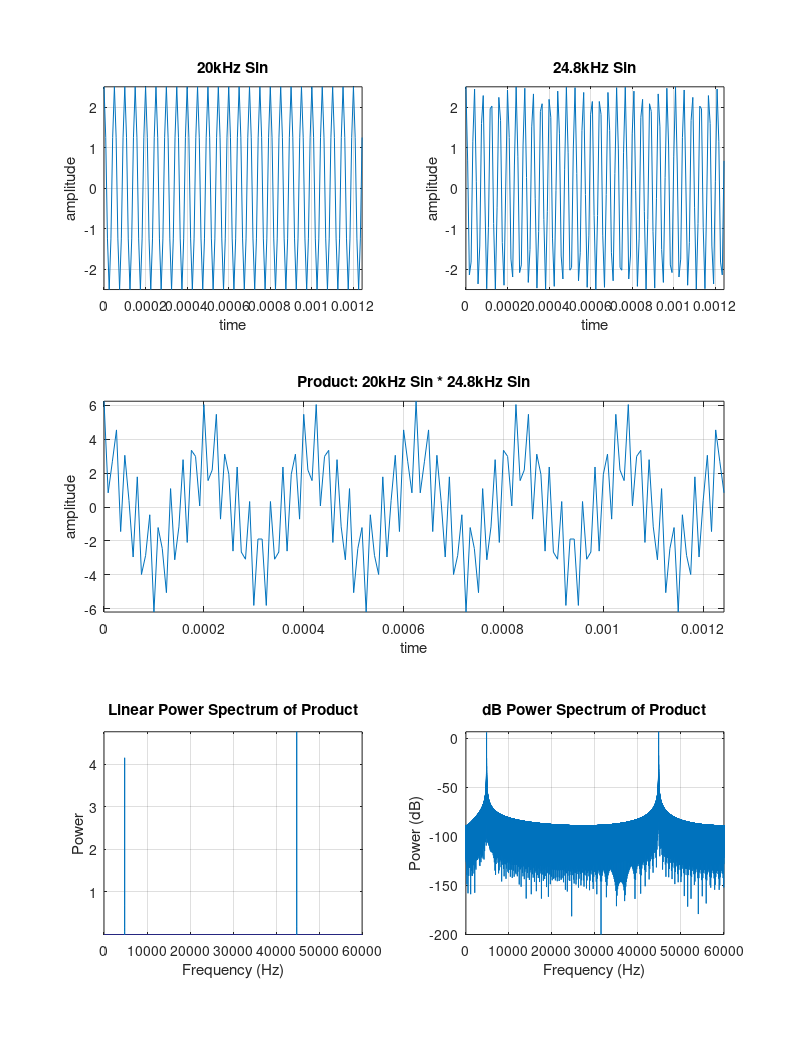
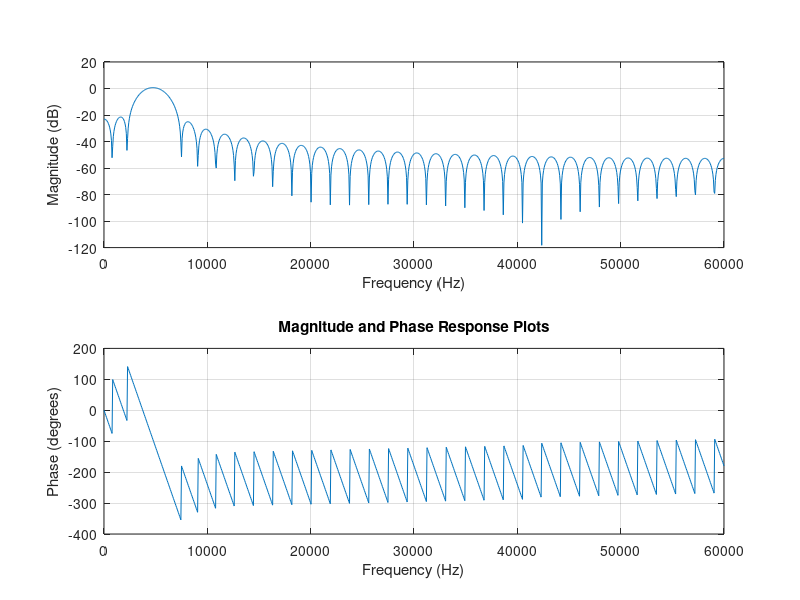
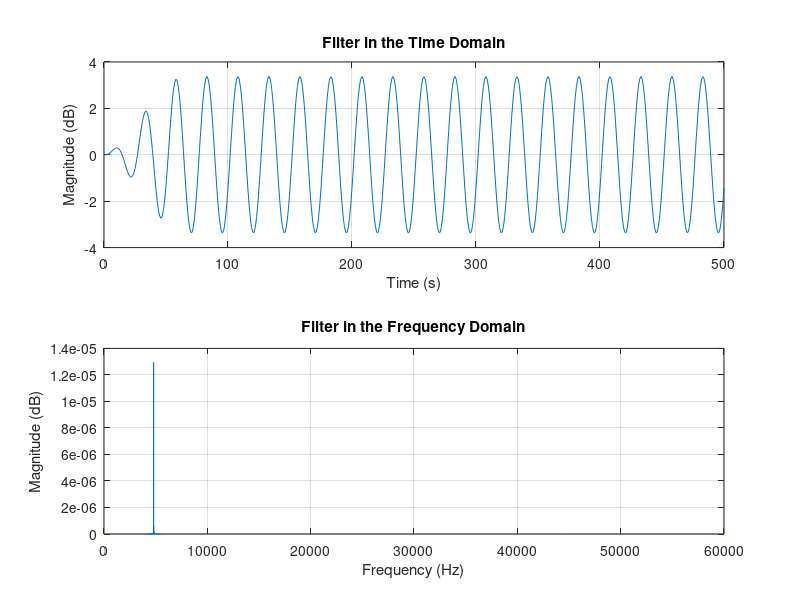
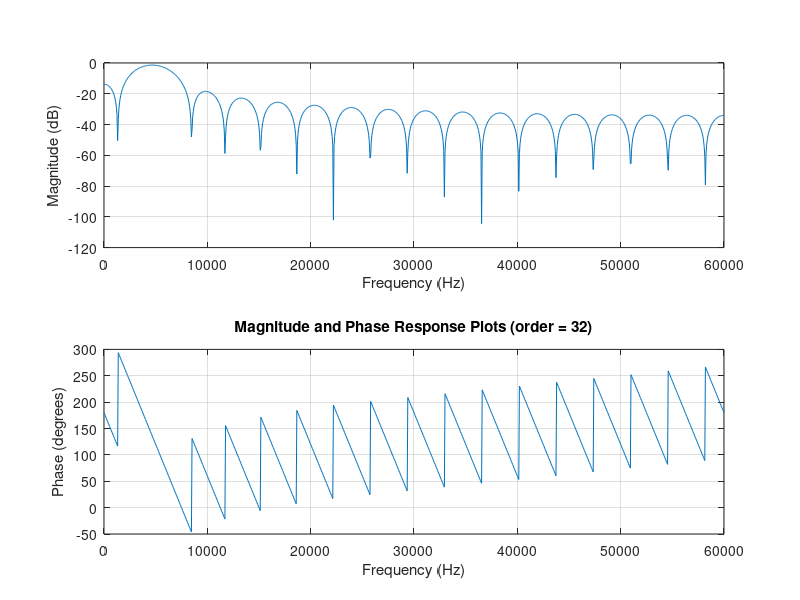

These figures' MATLAB source, in order:
%Lab 10 Material - signal generation

clear;close all

%want to characterize spectrum to 60 kHz (nyquist freq) so fs = 120 kHz
Fs=120000;
Fn=Fs/2;  
%set the sampling period
t=0:1/Fs:2;
%generate your two signals for 1 second
s1=2.5*cos(2*pi*t*20e3);
s2=2.5*cos(2*pi*t*24.8e3);
%generate the product
x = s1 .* s2;
%generate some plots
figure(1)
orient tall
subplot(321),plot(t(1:150),s1(1:150));grid;axis tight;
title('20kHz Sin');xlabel('time');ylabel('amplitude')
subplot(322),plot(t(1:150),s2(1:150));grid;axis tight;
title('24.8kHz Sin');xlabel('time');ylabel('amplitude')
subplot(3,2,[3 4]),plot(t(1:150),x(1:150));grid;axis tight;
title('Product: 20kHz Sin * 24.8kHz Sin');xlabel('time');ylabel('amplitude')

%compute and display the freq response using the FFT and Matlab app note
% Use next higher power of 2 greater than or equal to 
% length(x) to calculate FFT. 
NFFT= 2^(nextpow2(length(x))); 
% Take fft, padding with zeros so that length(FFTX) is equal to NFFT 
FFTX = fft(x,NFFT); 
% Calculate the numberof unique points 
NumUniquePts = ceil((NFFT+1)/2); 
% FFT is symmetric, throw away second half 
FFTX = FFTX(1:NumUniquePts); 
% Take the magnitude of fft of x 
MX = abs(FFTX); 
% Scale the fft so that it is not a function of the length of x 
MX = MX/length(x); 
% Take the square of the magnitude of fft of x. 
MX = MX.^2; 
% Multiply by 2 because you threw out second half of FFTX above 
MX = MX*2; 
% DC Component should be unique. 
MX(1) = MX(1)/2; 
% Nyquist component should also be unique.
if ~rem(NFFT,2) 
   % Here NFFT is even; therefore,Nyquist point is included. 
   MX(end) = MX(end)/2; 
end 
% This is an evenly spaced frequency vector with NumUniquePts points. 
f = (0:NumUniquePts-1)*Fs/NFFT; 
% Generate the plot, title and labels. 
subplot(325),plot(f,MX);grid;axis tight;
title('Linear Power Spectrum of Product'); xlabel('Frequency (Hz)'); 
ylabel('Power'); 
subplot(326),plot(f,10*log10(MX));grid;axis tight;
title('dB Power Spectrum of Product'); xlabel('Frequency (Hz)'); 
ylabel('Power (dB)'); 

%plot (added)
figure(2)
load('filt1.mat')
freqz(filt1.tf.num, filt1.tf.den, 1000,120e3);
title('Magnitude and Phase Response Plots');
y = filter(filt1.tf.num, filt1.tf.den, x);
%filtered version
figure(3)
%ime domain
subplot(2, 1,1)
t = 1:1:500;
plot(t, y(1:500));
title('Filter in the Time Domain');
xlabel('Time (s)');
ylabel('Magnitude (dB)');
grid on
%frequency domain
%follow same procedure as above to scale
FFTY = fft(y,NFFT)/length(y);
FFTY = 2*FFTY(1:NumUniquePts);
MY = abs(FFTY);
MY = MY/length(y); %scale
subplot(2,1,2)
plot(f, MY);
title('Filter in the Frequency Domain');
xlabel('Frequency (Hz)');
ylabel('Magnitude (dB)');
grid on

%plot (added)
figure(4)
load('filt4.mat')
freqz(filt4.tf.num, filt4.tf.den, 1000,120e3);
title('Magnitude and Phase Response Plots (order = 32)');
y4 = filter(filt4.tf.num, filt4.tf.den, x);

%plot (added)
figure(5)
load('filt3.mat')
freqz(filt3.tf.num, filt3.tf.den, 1000,120e3);
title('Magnitude and Phase Response Plots (order = 128)');
y5 = filter(filt3.tf.num, filt3.tf.den, x);

%plot each in time domain
%time domain
figure(6)
plot(t, y4(1:500));
title('Filter in the Time Domain (order = 32)');
xlabel('Time (s)');
ylabel('Magnitude (dB)');
grid on

figure(7)
plot(t, y5(1:500));
title('Filter in the Time Domain (order = 128)');
xlabel('Time (s)');
ylabel('Magnitude (dB)');
grid on

